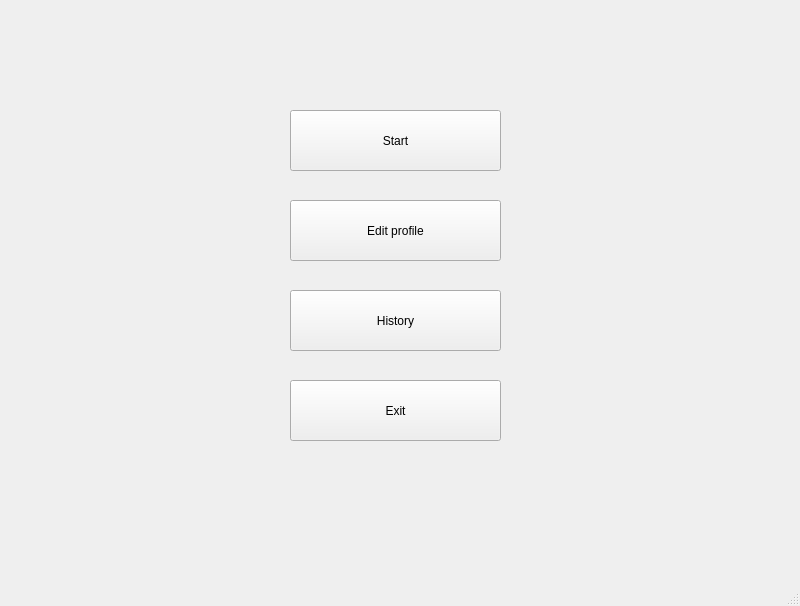
<?xml version="1.0" encoding="UTF-8"?>
<ui version="4.0">
 <class>MainMenu</class>
 <widget class="QMainWindow" name="MainMenu">
  <property name="geometry">
   <rect>
    <x>0</x>
    <y>0</y>
    <width>800</width>
    <height>606</height>
   </rect>
  </property>
  <property name="windowTitle">
   <string>MainMenu</string>
  </property>
  <property name="windowIcon">
   <iconset resource="pictures.qrc">
    <normaloff>:/new/prefix1/Skull.jpg</normaloff>:/new/prefix1/Skull.jpg</iconset>
  </property>
  <property name="styleSheet">
   <string notr="true">border-image: url(:/new/prefix1/981.jpg);</string>
  </property>
  <widget class="QWidget" name="centralwidget">
   <widget class="QPushButton" name="pushButton_edit">
    <property name="geometry">
     <rect>
      <x>290</x>
      <y>200</y>
      <width>211</width>
      <height>61</height>
     </rect>
    </property>
    <property name="styleSheet">
     <string notr="true"/>
    </property>
    <property name="text">
     <string>Edit profile</string>
    </property>
   </widget>
   <widget class="QPushButton" name="pushButton_start">
    <property name="geometry">
     <rect>
      <x>290</x>
      <y>110</y>
      <width>211</width>
      <height>61</height>
     </rect>
    </property>
    <property name="styleSheet">
     <string notr="true"/>
    </property>
    <property name="text">
     <string>Start</string>
    </property>
   </widget>
   <widget class="QPushButton" name="pushButton_history">
    <property name="geometry">
     <rect>
      <x>290</x>
      <y>290</y>
      <width>211</width>
      <height>61</height>
     </rect>
    </property>
    <property name="styleSheet">
     <string notr="true"/>
    </property>
    <property name="text">
     <string>History</string>
    </property>
   </widget>
   <widget class="QPushButton" name="pushButton_exit">
    <property name="geometry">
     <rect>
      <x>290</x>
      <y>380</y>
      <width>211</width>
      <height>61</height>
     </rect>
    </property>
    <property name="styleSheet">
     <string notr="true"/>
    </property>
    <property name="text">
     <string>Exit</string>
    </property>
   </widget>
  </widget>
  <widget class="QMenuBar" name="menubar">
   <property name="geometry">
    <rect>
     <x>0</x>
     <y>0</y>
     <width>800</width>
     <height>25</height>
    </rect>
   </property>
  </widget>
  <widget class="QStatusBar" name="statusbar"/>
 </widget>
 <resources>
  <include location="pictures.qrc"/>
 </resources>
 <connections/>
</ui>
